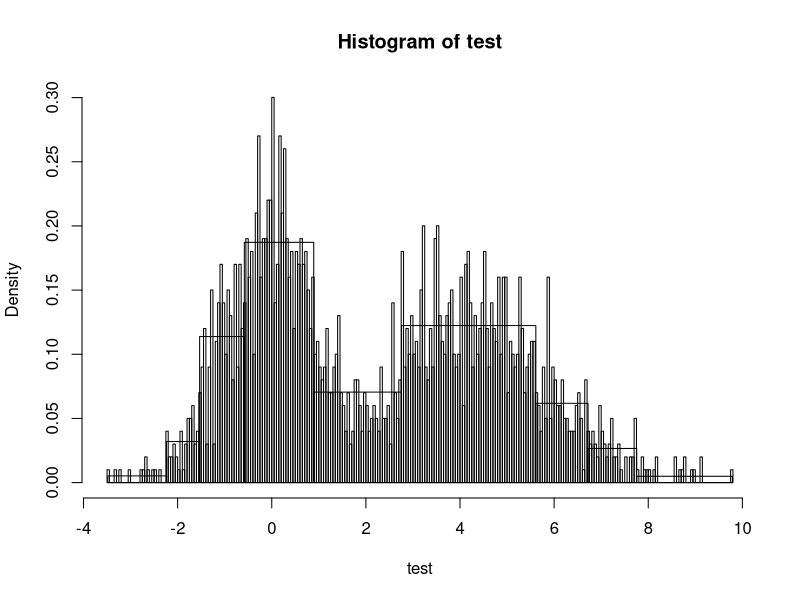
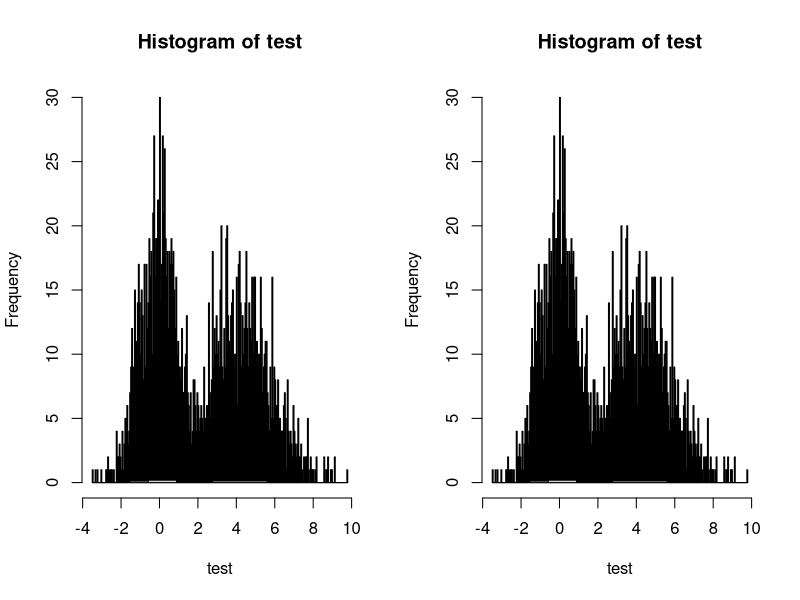
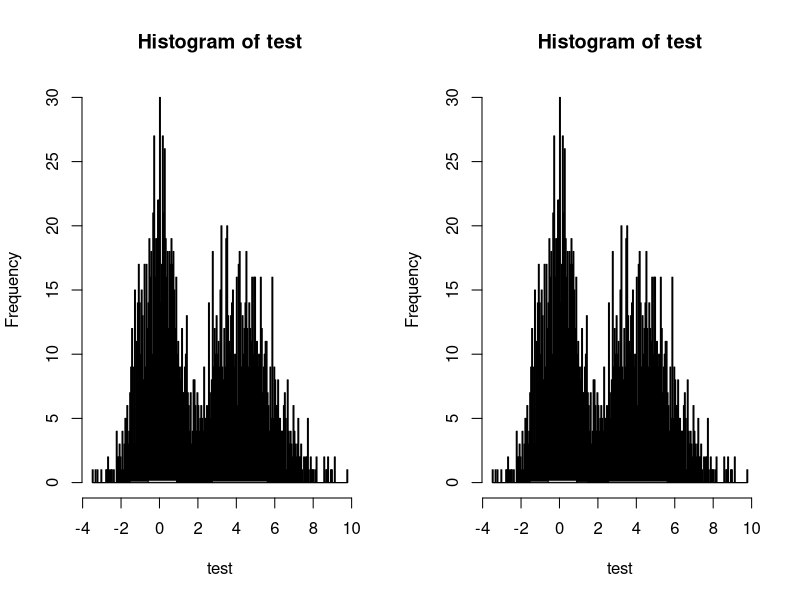
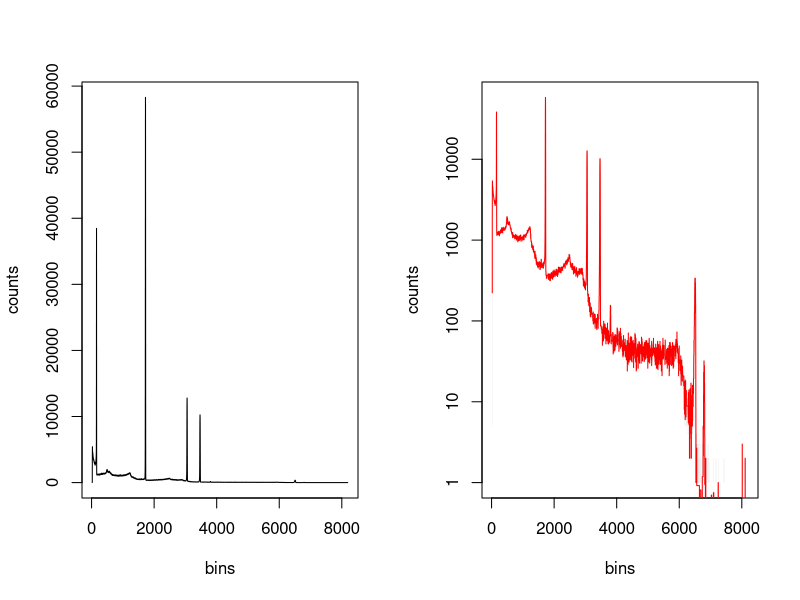

Recreate these plots in R, in order.
## ---- chunk 1
library("repr")
options(warn=-1)# repr.plot.width=14, repr.plot.height=8) 
## ---- chunk 2
bayesian_blocks <- function(xs, prior=7.61, nn_vec=rep(1,length(xs))){
    
    
    xs <- sort(xs)
    begin <- xs[1]
    end <- xs[length(xs)]
    
    xs <- xs[!(nn_vec==0)]
    nn_vec <- nn_vec[!(nn_vec==0)]
    
    N <- length(xs)
    start <- xs[1]
    stop <- xs[N]
  
    blocks <- c(start, 0.5*(xs[2:N]+xs[1:N-1]), stop);
    block_length <- stop - blocks
    # ---------------------------------------------
    # Start with first data cell; add one cell at
    # each iteration
    # ---------------------------------------------

    best <- NULL 
    last <- NULL
    supp <- NULL
    
    for (R in 1:N){
    # Compute fit_vec : fitness of putative last block (end at R)
        arg_log <- block_length[1:R] - block_length[R+1]
        #arg_log[arg_log <= 0] <- Inf

        nn_cum_vec <- cumsum(nn_vec[R:1])
        nn_cum_vec <- nn_cum_vec[R:1]
        
        fit_vec <- nn_cum_vec * (log(nn_cum_vec) - log(arg_log))
        fit_vec <- fit_vec - prior
        
        supp <- c(0, best) + fit_vec
        
        best <- c(best, max(supp))
        last <- c(last, which.max(supp))
         
}    
    
    #---------------------------------------------
    # Now find changepoints by iteratively peeling off the last block
    #---------------------------------------------
    index <- last[N]

    change_points <- NULL

    while(index > 1){
        change_points <- c(index, change_points)
        index <- last[index - 1]
    }
    
#     change_points <- c(change_points, blocks[1])
    
    return(c(begin, blocks[change_points], end))
}
## ---- chunk 3
test <- c(rnorm(1000, 0, 1), rgamma(1000, 9, 2))
test <- test[(test > -5) & (test < 10)]
test <- sort(test)
## ---- chunk 4
cp_h <- bayesian_blocks(test, prior=7.61)
cp_h
## ---- chunk 5
options(repr.plot.width=6, repr.plot.height=4) 
#par(mfrow=c(1,2))

h_t  <- hist(test, breaks=200, freq=FALSE, col=rgb(0,0,1,0))

h_bb <- hist(test, breaks=cp_h, freq=FALSE, col=rgb(1,0,0,0), add=TRUE)

## ---- chunk 6
ncp_prior <- function(p0, N){ 4 - log(73.53 * p0 * N^(-0.478))}

p0 <- c(0.0001, 0.001, 0.01, 0.1)
N  <- length(test)

par(mfrow=c(1,2))

for (i in 1:length(p0)){
    cp <- bayesian_blocks(xs = test, prior=ncp_prior(p0[i], N))
    h  <- hist(test, breaks=cp, freq=FALSE, plot=FALSE)
    
    plot(h_t)
    plot(h, add=TRUE)
}

## ---- chunk 7
data   <- read.table("./Data/B19036_AmCsCo_20180316.dat", skip=2)
counts <- data[,1]
bins   <- c(0:8191)

# Preliminary computation: start data at the first non-empty bin

idx    <- which(counts >0)[1]
counts <- counts[idx:length(counts)]
bins   <- bins[idx:length(bins)]
## ---- chunk 8
options(repr.plot.width=6, repr.plot.height=4)  #to set graph size

plot(bins, counts, type='s')#, xlim=c(6520,6545))

## ---- chunk 9
ncp_prior <- c(1, 1.3, 2, 2.5, 3.2, 4)
#ncp_prior <- 7.61

## ---- chunk 10
#create histogram

rebin_bb <- function(bins, counts, change_points){
    
    rebin <- NULL
    y <- 0
    dn <- bins[2]-bins[1]
    
    for (i in 1:(length(change_points)-1)){
        ifelse( ( bins < change_points[i+1] ) & ( bins > change_points[i] ),
               { y <- sum(counts[bins < change_points[i+1] & bins > change_points[i]])
                 y <- y/(dn*length(counts[bins < change_points[i+1] & bins > change_points[i]]))
                 rebin <- c(rebin, y)},
               next
            )
    }
    return(c(0,rebin,0))
}
## ---- chunk 11
cp <- bayesian_blocks(xs = bins, prior=1, nn_vec = counts)
rebin <- rebin_bb(bins = bins, counts = counts, change_points = cp)
## ---- chunk 12
plot(bins, counts, col= 'grey', 
     type='s', lwd=0.1, log='y')
lines(cp, rebin, type='s', col='red')
#abline(v=cp, col='red')


## ---- chunk 13

